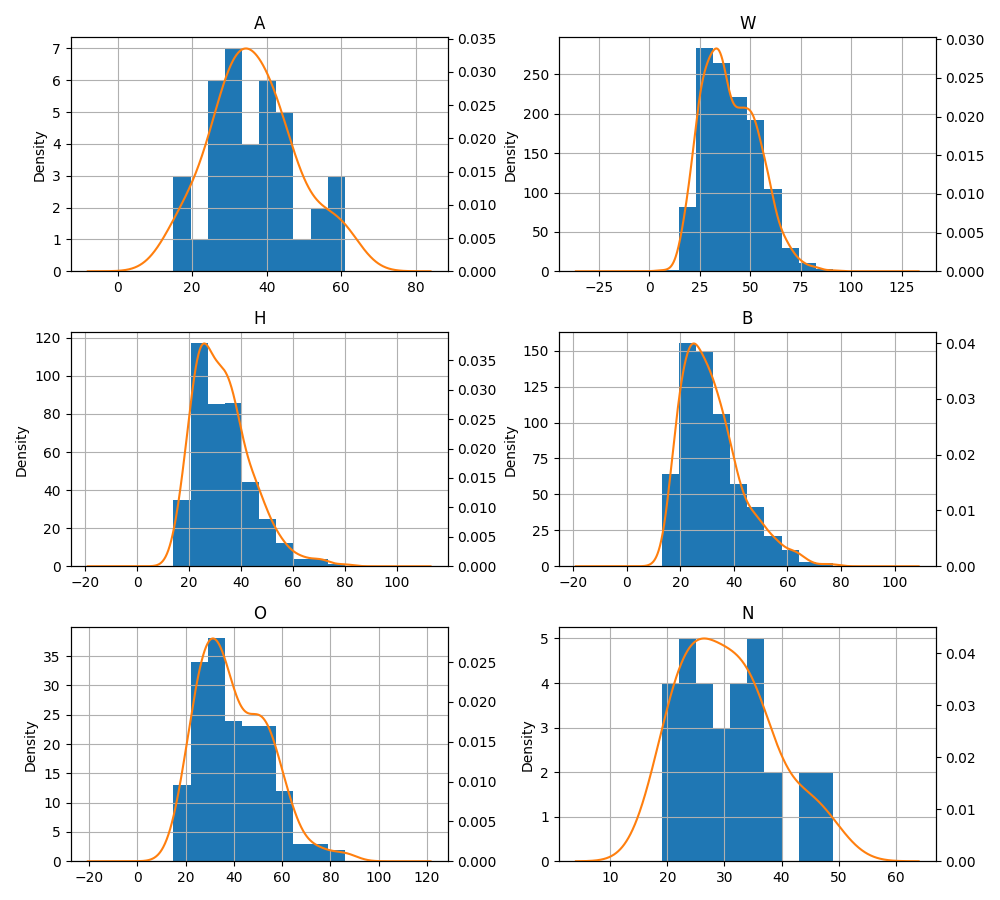

Write Python code to recreate this figure.
import pandas as pd
import numpy as np
import matplotlib.pyplot as plt
import scipy


df_fatalities = pd.read_csv('Deaths_by_Police_US.csv', encoding="windows-1252")
df_fatalities.race = df_fatalities.race.fillna('O')
df_fatalities = df_fatalities[df_fatalities['age'].notna()]
#
list_of_races = df_fatalities['race'].unique()
df_races = pd.DataFrame()

df_temp = pd.DataFrame()
df_temp1 = pd.DataFrame()
df_temp2 = pd.DataFrame()

for i in list_of_races:
    df_temp = df_fatalities.loc[df_fatalities['race'] == i]
    df_temp = df_temp['age']
    df_temp1[i] = df_temp
    df_temp2 = pd.concat([df_temp2, df_temp1], ignore_index=False, axis=1)
    df_temp = pd.DataFrame()
    df_temp1 = pd.DataFrame()


k = len(df_temp2.columns)
n = 2
m = (k - 1) // n + 1
fig, axes = plt.subplots(m, n, figsize=(n * 5, m * 3))
for i, (name, col) in enumerate(df_temp2.iteritems()):
    r, c = i // n, i % n
    ax = axes[r, c]
    col.hist(ax=ax)
    ax2 = col.plot.kde(ax=ax, secondary_y=True, title=name)
    ax2.set_ylim(0)

fig.tight_layout()

plt.show()
